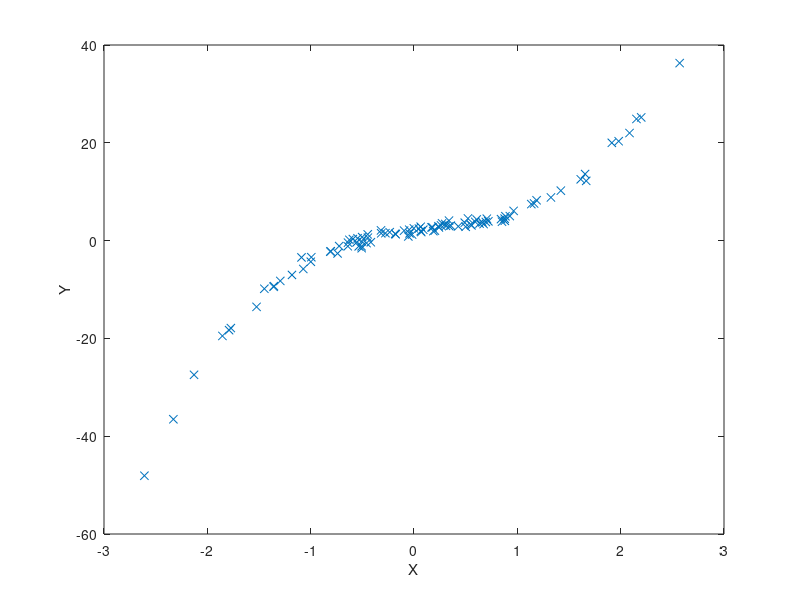
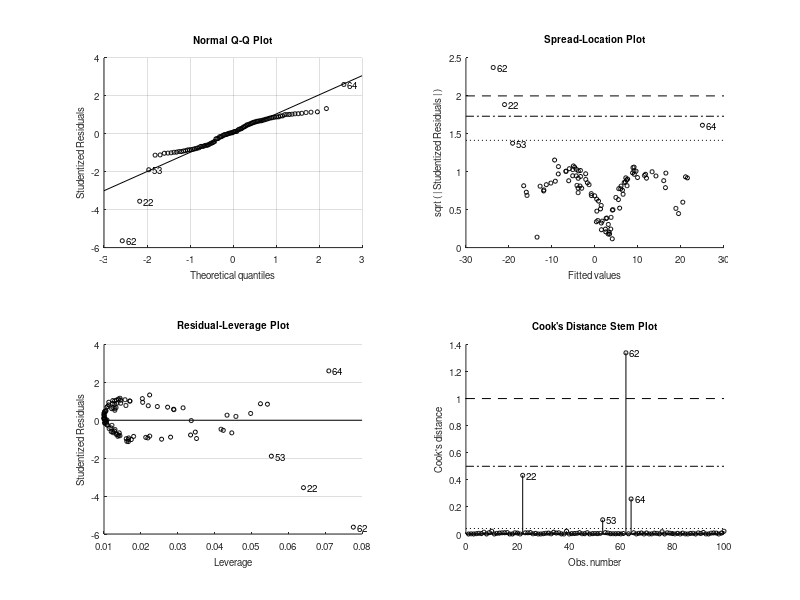

Write the MATLAB code that produced these figures, in order. (Note: this script raises an error after producing the figures.)
%% Exercise 2-1 - Getting Familiar with Stepwise Model Selection in Matlab
% Felix Wittich, 01.06.2021
%%
clear all
close all
clc

%% a)
% Use the randn() function to generate a predictor Xtrain of length
% N = 1000, as well as a noise vector eps of length N = 1000 with a
% standard deviation of 0.8. Make sure to use rng(1000) prior to
% staring part a) to ensure consistent results.

rng(1000)

N = 1000;
X = randn(N,1);
eps = 0.8*randn(N,1);


%% b)
% Generate a response vector Y of length n = 100 according to
% the model
% Y = beta_0 + beta_1X + beta_2X^2 + beta_3X^3 + epsilon,
% where beta_0=2, beta_1=3, beta_2=-1, and beta_3=0.5. Set seed to 1998.

beta_0 = 2;
beta_1 = 3;
beta_2 = -1;
beta_3 = 2;
Y = beta_0 + beta_1*X + beta_2*X.^2 + beta_3*X.^3 + eps;

%% c)
Ytest = Y(101:end);
Ytrain = Y(1:100);
Xtest = X(101:end,:);
Xtrain = X(1:100,:);

%% d)
% Use a for loop to generate a set of increasing nested models containing the
% predictors X, X^2,..., X^9. For each model, determine the AIC, BIC, and
% R2 and plot the results. What is the best model according to these
% criteria?
figure
plot(Xtrain,Ytrain,'x')
xlabel('X')
ylabel('Y')
hold all
for li = 1:9
    PhiTrain(:,li) = Xtrain.^li;
    PhiTest(:,li) = Xtest.^li;
    myModel = fitlm(PhiTrain,Ytrain);
    AIC(li) = myModel.ModelCriterion.AIC;
    BIC(li) = myModel.ModelCriterion.BIC;
    R2(li) = myModel.Rsquared.Ordinary;
    RMSE(li) = myModel.RMSE;
    
    YhatTrain = predict(myModel,PhiTrain);
    YhatTest = predict(myModel,PhiTest);
    
    RMSEtest(li) = sqrt(mean((Ytest-YhatTest).^2));
    
%     [~,idx] = sort(Xtrain);
%     plot(Xtrain(idx),YhatTrain(idx))
    
end

%% e)
figure
subplot 221
plot(AIC)
xlabel('nb. of regressors')
ylabel('AIC')
subplot 222
plot(BIC)
xlabel('nb. of regressors')
ylabel('BIC')
subplot 223
plot(R2)
xlabel('nb. of regressors')
ylabel('R2')
subplot 224
plot(RMSE)
hold on
plot(RMSEtest)
xlabel('nb. of regressors')
ylabel('RMSE')
legend('training','test')
%% f)
% Now use the stepwiselm() function to perform a stepwise selection
% in order to choose the best model containing the predictors
% X,X2, . . .,X9. What is the best model obtained according to
% AIC, BIC, and R2? 

myModel1 = stepwiselm(Xtrain,Ytrain,'poly9','Criterion','AIC')
myModel2 = stepwiselm(Xtrain,Ytrain,'poly9','Criterion','BIC')
myModel3 = stepwiselm(Xtrain,Ytrain,'poly9','Criterion','Rsquared')

% figure
% plot(Ytest,predict(myModel1,Xtest),'+')
% figure
% plot(Ytest,predict(myModel2,Xtest),'+')
% figure
% plot(Ytest,predict(myModel3,Xtest),'+')